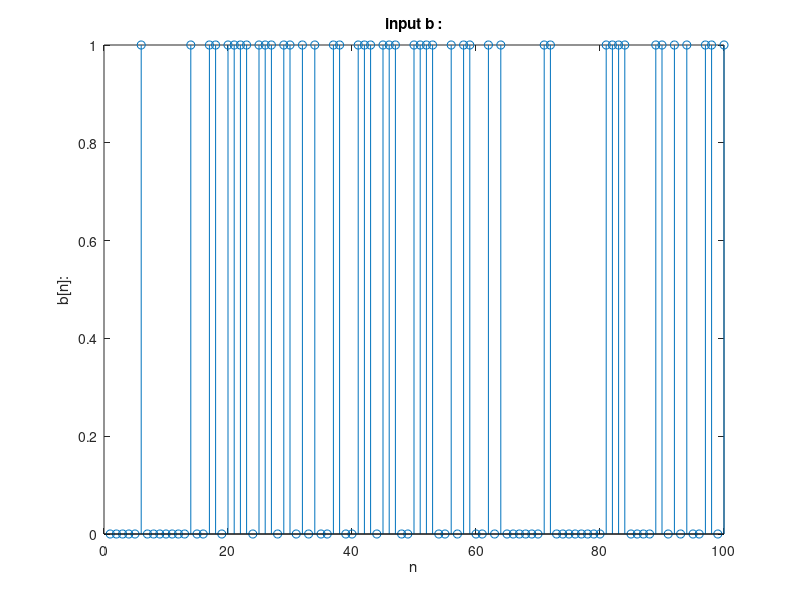

Here is the MATLAB script that generated this plot: (Note: this script raises an error after producing the figure.)
clc
clear all
close all

fs = 1e6;
TPulse = 10e-3;
fc = 10e3;
BW = 1e3;
Ts = 1/fs;

%% part 1
OneShape = ones(1,TPulse/Ts);
ZeroShape = -OneShape;

N = 1000; %length of massage b[n]
b = randi([0 1],1,N);
figure(1)
stem(b)
title('input b :')
ylabel('b[n]:')
xlabel('n')
xlim([0 100])

[b1, b2] = Divide(b);
figure(2)
subplot(2,1,1)
stem(b1)
xlim([0 50])
title('first part, b1 :')
subplot(2,1,2)
stem(b2)
title('second part b2 :')
xlim([0 50])

x1 = PulseShaping(b1,OneShape,ZeroShape);
x2 = PulseShaping(b2,OneShape,ZeroShape);
t = 0:Ts:(length(x1)-1)*Ts;
figure(3)
subplot(2,1,1)
plot(t,x1)
xlim([0 500e-3])
ylim([-2 2])
title('first part, x1 :')
subplot(2,1,2)
plot(t,x2)
title('second part, x2 :')
xlim([0 500e-3])
ylim([-2 2])

xc = AnalogMod(x1,x2,fs,fc);
figure(4)
subplot(2,1,1)
plot(t,xc)
xlim([0 50/fc])
ylim([-2 2])
title('xc befor channel :')

y = Channel(xc,fs,fc,BW);
subplot(2,1,2)
plot(t,y)
title('xc after channel :')
xlim([0 50/fc])
ylim([-2 2])

[y1, y2] = AnalogDemod(y,fs,BW,fc);
figure(5)
subplot(2,1,1)
plot(t,y1)
xlim([0 500e-3])
ylim([-2 2])
title('first part recived, y1 :')
subplot(2,1,2)
plot(t,y2)
title('second part recived, y2 :')
xlim([0 500e-3])
ylim([-2 2])

[one1, zero1, b1_hat] = MatchedFilt(y1, OneShape, ZeroShape);
[one2, zero2, b2_hat] = MatchedFilt(y2, OneShape, ZeroShape);
figure(6)
subplot(2,2,1)
plot(one1)
xlim([0 fs/2])
title('first part, oneMatched :')
subplot(2,2,2)
plot(zero1)
title('first part zeroMatched :')
xlim([0 fs/2])
subplot(2,2,3)
plot(one2)
xlim([0 fs/2])
title('second part, oneMatch :')
subplot(2,2,4)
plot(zero2)
title('second part zeroMatch :')
xlim([0 fs/2])

figure(7)
subplot(2,1,1)
stem(b1_hat)
xlim([0 50])
title('first part, b1-hat :')
subplot(2,1,2)
stem(b2_hat)
title('second part b2-hat :')
xlim([0 50])

b_hat = Combine(b1_hat,b2_hat);
figure(8)
subplot(2,1,1)
stem(b)
xlim([0 50])
title('Original message, b :')
subplot(2,1,2)
stem(b_hat)
title('Recieved message, b-hat :')
xlim([0 50])

%% AWGN for PAM
clc
close all

OneShape = ones(1,TPulse/Ts);
ZeroShape = -OneShape;
%sigma = 0:10:200;
sigma = 0:1:40;
snr = zeros(1,length(sigma));
error = zeros(1,length(sigma));
for j = 1:1:length(sigma)
    j
    N = 100;
    b = randi([0 1],1,N);
    [b1, b2] = Divide(b);
    x1 = PulseShaping(b1,OneShape,ZeroShape);
    x2 = PulseShaping(b2,OneShape,ZeroShape);
    xc = AnalogMod(x1,x2,fs,fc);
    y = Channel(xc,fs,fc,BW);
    E = sum(y.^2);
    snr(j) = 20*log10(E/sigma(j)^2);
    y = awgn(y,snr(j),20*log10(E));
    [y1, y2] = AnalogDemod(y,fs,BW,fc);
    [one1, zero1, b1_hat] = MatchedFilt(y1, OneShape, ZeroShape);
    [one2, zero2, b2_hat] = MatchedFilt(y2, OneShape, ZeroShape);
    b_hat = Combine(b1_hat,b2_hat);
    error(j) = sum(abs(b_hat-b))/N*100;
end

figure(1)
plot(sigma.^2,error)
title('probability of error over variance :')
ylabel('P Error percent')
xlabel('Variance')


%% scatterplot PAM
clc
close all

OneShape = ones(1,TPulse/Ts);
ZeroShape = -OneShape;
sigma = linspace(0,10,6);
snr = zeros(1,length(sigma));
c = [0 2 2i 2+2i];

for j = 1:1:length(sigma)
    j
    N = 100;
    b = randi([0 1],1,N);
    [b1, b2] = Divide(b);
    x1 = PulseShaping(b1,OneShape,ZeroShape);
    x2 = PulseShaping(b2,OneShape,ZeroShape);
    xc = AnalogMod(x1,x2,fs,fc);
    y = Channel(xc,fs,fc,BW);
    E = sum(y.^2);
    snr(j) = 20*log10(E/sigma(j)^2);
    y = awgn(y,snr(j),20*log10(E));
    [y1, y2] = AnalogDemod(y,fs,BW,fc);
    [one1, zero1, b1_hat] = MatchedFilt(y1, OneShape, ZeroShape);
    [one2, zero2, b2_hat] = MatchedFilt(y2, OneShape, ZeroShape);
    b_hat = Combine(b1_hat,b2_hat);
    L = length(OneShape);
    %z = abs(y1(1:length(OneShape):end)) + 1i.*abs(y2(1:length(OneShape):end));
    z = one1(L:L:end)/max(one1)+1 + 1i*one2(L:L:end)/max(one2)+1i;
    subplot(3,2,j)
    %h = scatterplot(z,[],[]);
    h = scatter(one1(L:L:end)/max(one1)+1, one2(L:L:end)/max(one2)+1,'LineWidth',0.5);
    hold on
    %scatterplot(c,[],[],'*r',h);
    hold off
    title(['var =',num2str(sigma(j)^2)])
    grid on
end


%% part 2
t = 0:Ts:TPulse;
OneShape = sin(2*pi*500*t);
ZeroShape = -sin(2*pi*500*t);

N = 1000; %length of massage b[n]
b = randi([0 1],1,N);
figure(1)
stem(b)
title('input b :')
ylabel('b[n]:')
xlabel('n')
xlim([0 100])

[b1, b2] = Divide(b);
figure(2)
subplot(2,1,1)
stem(b1)
xlim([0 50])
title('first part, b1 :')
subplot(2,1,2)
stem(b2)
title('second part b2 :')
xlim([0 50])

x1 = PulseShaping(b1,OneShape,ZeroShape);
x2 = PulseShaping(b2,OneShape,ZeroShape);
t = 0:Ts:(length(x1)-1)*Ts;
figure(3)
subplot(2,1,1)
plot(t,x1)
xlim([0 100e-3])
ylim([-2 2])
title('first part, x1 :')
subplot(2,1,2)
plot(t,x2)
title('second part, x2 :')
xlim([0 100e-3])
ylim([-2 2])

xc = AnalogMod(x1,x2,fs,fc);
figure(4)
subplot(2,1,1)
plot(t,xc)
xlim([0 50/fc])
title('xc befor channel :')

y = Channel(xc,fs,fc,BW);
subplot(2,1,2)
plot(t,y)
title('xc after channel :')
xlim([0 50/fc])
ylim([-2 2])

[y1, y2] = AnalogDemod(y,fs,BW,fc);
figure(5)
subplot(2,1,1)
plot(t,y1)
xlim([0 100e-3])
ylim([-2 2])
title('first part recived, y1 :')
subplot(2,1,2)
plot(t,y2)
title('second part recived, y2 :')
xlim([0 100e-3])
ylim([-2 2])

[one1, zero1, b1_hat] = MatchedFilt(y1, OneShape, ZeroShape);
[one2, zero2, b2_hat] = MatchedFilt(y2, OneShape, ZeroShape);
figure(6)
subplot(2,2,1)
plot(one1)
xlim([0 fs/8])
title('first part, oneMatched :')
subplot(2,2,2)
plot(zero1)
title('first part zeroMatched :')
xlim([0 fs/8])
subplot(2,2,3)
plot(one2)
xlim([0 fs/8])
title('second part, oneMatch :')
subplot(2,2,4)
plot(zero2)
title('second part zeroMatch :')
xlim([0 fs/8])

figure(7)
subplot(2,1,1)
stem(b1_hat)
xlim([0 50])
title('first part, b1-hat :')
subplot(2,1,2)
stem(b2_hat)
title('second part b2-hat :')
xlim([0 50])

b_hat = Combine(b1_hat,b2_hat);
figure(8)
subplot(2,1,1)
stem(b)
xlim([0 50])
title('Original message, b :')
subplot(2,1,2)
stem(b_hat)
title('Recieved message, b-hat :')
xlim([0 50])




%% AWGN for PSK
clc
close all

t = 0:Ts:TPulse;
OneShape = sin(2*pi*500*t);
ZeroShape = -sin(2*pi*500*t);
%sigma = 0:10:200;
sigma = 0:1:40;
snr = zeros(1,length(sigma));
error = zeros(1,length(sigma));
for j = 1:1:length(sigma)
    j
    N = 100;
    b = randi([0 1],1,N);
    [b1, b2] = Divide(b);
    x1 = PulseShaping(b1,OneShape,ZeroShape);
    x2 = PulseShaping(b2,OneShape,ZeroShape);
    xc = AnalogMod(x1,x2,fs,fc);
    y = Channel(xc,fs,fc,BW);
    E = sum(y.^2);
    snr(j) = 20*log10(E/sigma(j)^2);
    y = awgn(y,snr(j),20*log10(E));
    [y1, y2] = AnalogDemod(y,fs,BW,fc);
    [one1, zero1, b1_hat] = MatchedFilt(y1, OneShape, ZeroShape);
    [one2, zero2, b2_hat] = MatchedFilt(y2, OneShape, ZeroShape);
    b_hat = Combine(b1_hat,b2_hat);
    error(j) = sum(abs(b_hat-b))/N*100;
end

figure(1)
plot(sigma.^2,error)
title('probability of error over variance :')
ylabel('P Error percent')
xlabel('Variance')


%% scatterplot PSK
clc
close all

t = 0:Ts:TPulse;
OneShape = sin(2*pi*500*t);
ZeroShape = -sin(2*pi*500*t);
sigma = linspace(0,10,6);
snr = zeros(1,length(sigma));
c = [0 2 2i 2+2i];

for j = 1:1:length(sigma)
    j
    N = 100;
    b = randi([0 1],1,N);
    [b1, b2] = Divide(b);
    x1 = PulseShaping(b1,OneShape,ZeroShape);
    x2 = PulseShaping(b2,OneShape,ZeroShape);
    xc = AnalogMod(x1,x2,fs,fc);
    y = Channel(xc,fs,fc,BW);
    E = sum(y.^2);
    snr(j) = 20*log10(E/sigma(j)^2);
    y = awgn(y,snr(j),20*log10(E));
    [y1, y2] = AnalogDemod(y,fs,BW,fc);
    [one1, zero1, b1_hat] = MatchedFilt(y1, OneShape, ZeroShape);
    [one2, zero2, b2_hat] = MatchedFilt(y2, OneShape, ZeroShape);
    b_hat = Combine(b1_hat,b2_hat);
    L = length(OneShape);
    %z = abs(y1(1:length(OneShape):end)) + 1i.*abs(y2(1:length(OneShape):end));
    z = one1(L:L:end)/max(one1)+1 + 1i*one2(L:L:end)/max(one2)+1i;
    subplot(3,2,j)
    %h = scatterplot(z,[],[]);
    h = scatter(one1(L:L:end)/max(one1)+1, one2(L:L:end)/max(one2)+1,'LineWidth',0.5);
    hold on
    %scatterplot(c,[],[],'*r',h);
    hold off
    title(['var =',num2str(sigma(j)^2)])
    grid on
end


%% part 3
clc
close all
t = 0:Ts:TPulse;
OneShape = sin(2*pi*1000*t);
ZeroShape = sin(2*pi*1500*t);
BW = 1000;

N = 1000; %length of massage b[n]
b = randi([0 1],1,N);
figure(1)
stem(b)
title('input b :')
ylabel('b[n]:')
xlabel('n')
xlim([0 100])

[b1, b2] = Divide(b);
figure(2)
subplot(2,1,1)
stem(b1)
xlim([0 50])
title('first part, b1 :')
subplot(2,1,2)
stem(b2)
title('second part b2 :')
xlim([0 50])

x1 = PulseShaping(b1,OneShape,ZeroShape);
x2 = PulseShaping(b2,OneShape,ZeroShape);
t = 0:Ts:(length(x1)-1)*Ts;
figure(3)
subplot(2,1,1)
plot(t,x1)
xlim([0 100e-3])
ylim([-2 2])
title('first part, x1 :')
subplot(2,1,2)
plot(t,x2)
title('second part, x2 :')
xlim([0 100e-3])
ylim([-2 2])

xc = AnalogMod(x1,x2,fs,fc);
figure(4)
subplot(2,1,1)
plot(t,xc)
xlim([0 50/fc])
title('xc befor channel :')

y = Channel(xc,fs,fc,BW);
subplot(2,1,2)
plot(t,y)
title('xc after channel :')
xlim([0 50/fc])

[y1, y2] = AnalogDemod(y,fs,BW,fc);
figure(5)
subplot(2,1,1)
plot(t,y1)
xlim([0 100e-3])
%ylim([-2 2])
title('first part recived, y1 :')
subplot(2,1,2)
plot(t,y2)
title('second part recived, y2 :')
xlim([0 100e-3])
%ylim([-2 2])

[one1, zero1, b1_hat] = MatchedFilt(y1, OneShape, ZeroShape);
[one2, zero2, b2_hat] = MatchedFilt(y2, OneShape, ZeroShape);
figure(6)
subplot(2,2,1)
plot(one1)
xlim([0 fs/8])
title('first part, oneMatched :')
subplot(2,2,2)
plot(zero1)
title('first part zeroMatched :')
xlim([0 fs/8])
subplot(2,2,3)
plot(one2)
xlim([0 fs/8])
title('second part, oneMatch :')
subplot(2,2,4)
plot(zero2)
title('second part zeroMatch :')
xlim([0 fs/8])

figure(7)
subplot(2,1,1)
stem(b1_hat)
xlim([0 50])
title('first part, b1-hat :')
subplot(2,1,2)
stem(b2_hat)
title('second part b2-hat :')
xlim([0 50])

b_hat = Combine(b1_hat,b2_hat);
figure(8)
subplot(2,1,1)
stem(b)
xlim([0 50])
title('Original message, b :')
subplot(2,1,2)
stem(b_hat)
title('Recieved message, b-hat :')
xlim([0 50])




%% AWGN for FSK
clc
close all

t = 0:Ts:TPulse;
OneShape = sin(2*pi*1000*t);
ZeroShape = sin(2*pi*1500*t);
%sigma = 0:10:200;
sigma = 0:1:40;
snr = zeros(1,length(sigma));
error = zeros(1,length(sigma));
for j = 1:1:length(sigma)
    j
    N = 100;
    b = randi([0 1],1,N);
    [b1, b2] = Divide(b);
    x1 = PulseShaping(b1,OneShape,ZeroShape);
    x2 = PulseShaping(b2,OneShape,ZeroShape);
    xc = AnalogMod(x1,x2,fs,fc);
    y = Channel(xc,fs,fc,BW);
    E = sum(y.^2);
    snr(j) = 20*log10(E/sigma(j)^2);
    y = awgn(y,snr(j),20*log10(E));
    [y1, y2] = AnalogDemod(y,fs,BW,fc);
    [one1, zero1, b1_hat] = MatchedFilt(y1, OneShape, ZeroShape);
    [one2, zero2, b2_hat] = MatchedFilt(y2, OneShape, ZeroShape);
    b_hat = Combine(b1_hat,b2_hat);
    error(j) = sum(abs(b_hat-b))/N*100;
end

figure(1)
plot(sigma.^2,error)
title('probability of error over variance :')
ylabel('P Error percent')
xlabel('Variance')


%% scatterplot FSK
clc
close all

t = 0:Ts:TPulse;
OneShape = sin(2*pi*1000*t);
ZeroShape = sin(2*pi*1500*t);
sigma = linspace(0,10,6);
snr = zeros(1,length(sigma));
c = [0 2 2i 2+2i];

for j = 1:1:length(sigma)
    j
    N = 100;
    b = randi([0 1],1,N);
    [b1, b2] = Divide(b);
    x1 = PulseShaping(b1,OneShape,ZeroShape);
    x2 = PulseShaping(b2,OneShape,ZeroShape);
    xc = AnalogMod(x1,x2,fs,fc);
    y = Channel(xc,fs,fc,BW);
    E = sum(y.^2);
    snr(j) = 20*log10(E/sigma(j)^2);
    y = awgn(y,snr(j),20*log10(E));
    [y1, y2] = AnalogDemod(y,fs,BW,fc);
    [one1, zero1, b1_hat] = MatchedFilt(y1, OneShape, ZeroShape);
    [one2, zero2, b2_hat] = MatchedFilt(y2, OneShape, ZeroShape);
    b_hat = Combine(b1_hat,b2_hat);
    L = length(OneShape);
    %z = abs(y1(1:length(OneShape):end)) + 1i.*abs(y2(1:length(OneShape):end));
    z = one1(L:L:end)/max(one1)+1 + 1i*one2(L:L:end)/max(one2)+1i;
    subplot(3,2,j)
    %h = scatterplot(z,[],[]);
    h = scatter(one1(L:L:end)/max(one1)+1, one2(L:L:end)/max(one2)+1,'LineWidth',0.5);
    hold on
    %scatterplot(c,[],[],'*r',h);
    hold off
    title(['var =',num2str(sigma(j)^2)])
    grid on
end